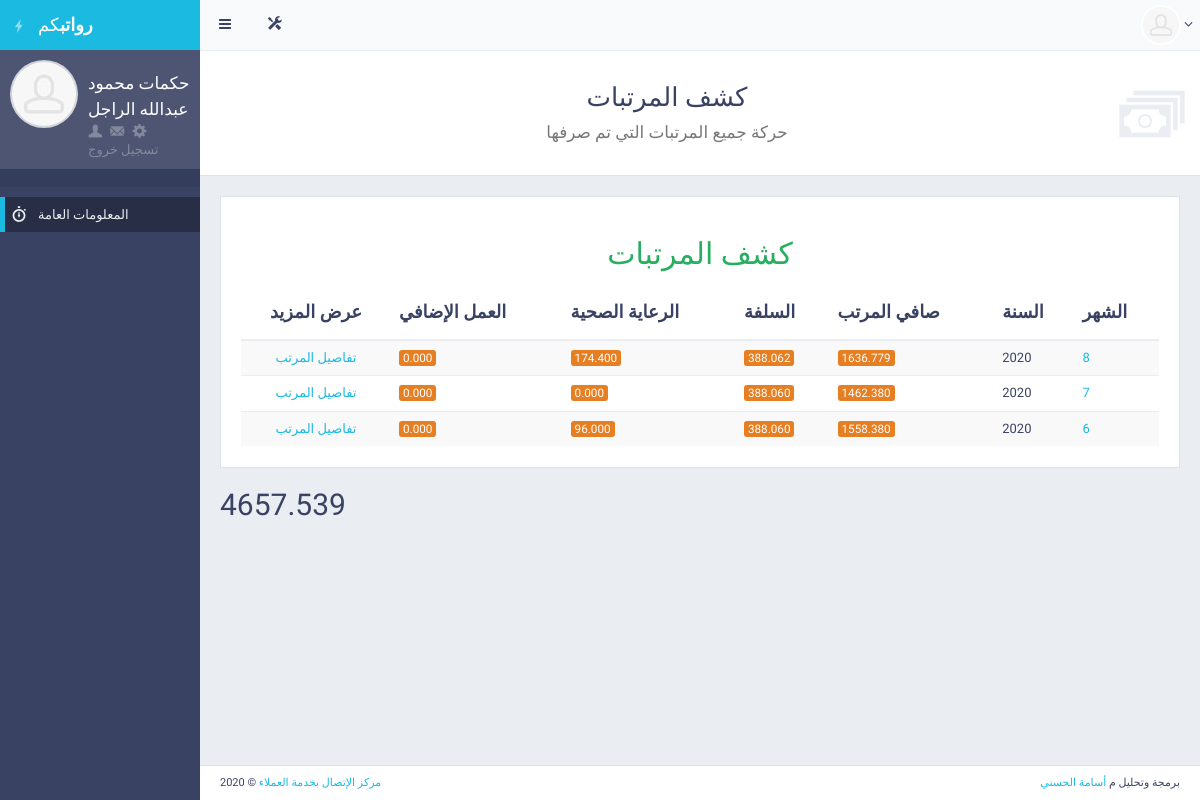
Page /views_salary/ (signed in) on the committed database.
### employee/models.py (models this page shows)
class Salary(models.Model):
    user = models.ForeignKey(User, on_delete=models.CASCADE, null=False)
    emmpname = models.CharField(max_length=250, blank=True, null=True)
    sMonth = models.IntegerField(blank=False, null=False)
    sYear = models.IntegerField(blank=False, null=False)
    base_salary = models.DecimalField(max_digits=9, decimal_places=3)
    total_salary = models.DecimalField(max_digits=9, decimal_places=3)
    total_Diesc = models.DecimalField(max_digits=9, decimal_places=3)
    net_salary = models.DecimalField(max_digits=9, decimal_places=3)
    overtime = models.DecimalField(max_digits=9, decimal_places=3)
    health_care = models.DecimalField(max_digits=9, decimal_places=3)
    solfa1 = models.DecimalField(max_digits=9, decimal_places=3)
    solfa2 = models.DecimalField(max_digits=9, decimal_places=3)

### employee/views.py (the view)
# urls.py: path('views_salary/', views.views_salary, name='views_salary'),
def views_salary(request):
    salarys_list = Salary.objects.filter(
        user=request.user).order_by('-sMonth', '-sYear')
    total_salary = 0
    for total in salarys_list:
        total_salary += total.net_salary
    page = request.GET.get('page', 1)
    paginator = Paginator(salarys_list, 4)
    try:
        salarys = paginator.page(page)
    except PageNotAnInteger:
        salarys = paginator.page(1)
    except EmptyPage:
        salarys = paginator.page(paginator.num_pages)
    return render(request, 'salary_view.html', {'salarys': salarys, 'total_salary': total_salary})

### employee/templates/salary_view.html (shortened to what this page needs)
{% extends 'master.html' %}
{% load static %}
{% block mainblock %}
<div id="page-content">
    <div class="content-header">
        <div class="header-section">
            <h1 class="text-center" dir="rtl">
                <i class="gi gi-money"></i>كشف المرتبات<br><small>حركة جميع المرتبات التي تم
                    صرفها</small>
            </h1>
        </div>
    </div>
    <div class="block">
        <div>
            <h2 class="text-center text-success">كشف المرتبات</h2>
        </div>
        <table class="table table-vcenter table-striped">
            <thead>
                <tr>
                    <th style="width: 150px;" class="text-center">عرض المزيد</th>
                    <th class="hidden-sm hidden-xs">العمل الإضافي</th>
                    <th class="hidden-sm hidden-xs">الرعاية الصحية</th>
                    <th class="hidden-sm hidden-xs">السلفة</th>
                    <th>صافي المرتب</th>
                    <th class="hidden-xs">السنة</th>
                    <th>الشهر</th>
                </tr>
            </thead>
            <tbody>
                {% for salary in salarys %}
                <tr>
                    <td class="text-center">
                        <a href="page_ready_user_profile.html">تفاصيل المرتب</a>
                    </td>
                    <td class="hidden-sm hidden-xs"><a href="javascript:void(0)"
                            class="label label-warning">{{salary.overtime}}</a>
                    </td>
                    <td class="hidden-sm hidden-xs"><a href="javascript:void(0)"
                            class="label label-warning">{{salary.health_care}}</a>
                    </td>
                    <td class="hidden-sm hidden-xs"><a href="javascript:void(0)"
                            class="label label-warning">{{salary.solfa1}}</a>
                    </td>
                    <td><a href="javascript:void(0)" class="label label-warning">{{salary.net_salary}}</a></td>
                    <td class="hidden-xs">{{salary.sYear}}</td>
                    <td><a href="{% url 'salary' salary.id %}">{{salary.sMonth}}</a></td>
                </tr>
                {% endfor %}
            </tbody>
        </table>
    </div>
    <h2>{{total_salary}}</h2>
</div>
{% endblock mainblock %}

### employee/templates/master.html (shortened to what this page needs)
{% load static %}
<!DOCTYPE html>
<html class="no-js" lang="ar">
<head>
    <link rel="stylesheet" href="{% static 'css/bootstrap.min.css' %}">
    <link rel="stylesheet" href="{% static 'css/plugins.css' %}">
    <link rel="stylesheet" href="{% static 'css/main.css' %}">
    <link rel="stylesheet" href="{% static 'css/themes.css' %}">
</head>
<body style="font-family:  'Cairo', sans-serif;">
    <div id="page-wrapper">
        <div id="page-container" class="sidebar-partial sidebar-visible-lg sidebar-no-animations">
            <div id="sidebar">
                <div id="sidebar-scroll">
                    <div class="sidebar-content">
                        <a href="/dash" class="sidebar-brand">
                            <i class="gi gi-flash"></i><span
                                class="sidebar-nav-mini-hide"><strong>رواتب</strong>كم</span>
                        </a>
                        <div class="sidebar-section sidebar-user clearfix sidebar-nav-mini-hide">
                            <div class="sidebar-user-avatar">
                                <a href="/pro">
                                    <img src="{% static 'img/placeholders/avatars/avatar2.jpg' %}" alt="avatar">
                                </a>
                            </div>
                            <div class="sidebar-user-name">{{ user.get_short_name }}</div>
                            <div class="sidebar-user-links">
                                <a href="/pro" data-toggle="tooltip" data-placement="bottom" title="Profile"><i
                                        class="gi gi-user"></i></a>
                                <a href="#" data-toggle="tooltip" data-placement="bottom" title="Messages"><i
                                        class="gi gi-envelope"></i></a>
                                <a href="javascript:void(0)" class="enable-tooltip" data-placement="bottom"
                                    title="Settings" onclick="$('#modal-user-settings').modal('show');"><i
                                        class="gi gi-cogwheel"></i></a>
                                <a href="#" onclick="$('#signOutBtn').click()" class="nav-link active ">تسجيل خروج</a>
                            </div>
                        </div>
                        <ul class="sidebar-section sidebar-themes clearfix sidebar-nav-mini-hide">
                        </ul>
                        <ul class="sidebar-nav">
                            <li>
                                <a href="/dash" class=" active"><i class="gi gi-stopwatch sidebar-nav-icon"></i><span
                                        class="sidebar-nav-mini-hide">المعلومات العامة</span></a>
                            </li>
                        </ul>
                    </div>
                </div>
            </div>
            <div id="main-container">
                <header class="navbar navbar-default">
                    <ul class="nav navbar-nav-custom">
                        <li>
                            <a href="javascript:void(0)" onclick="App.sidebar('toggle-sidebar');this.blur();">
                                <i class="fa fa-bars fa-fw"></i>
                            </a>
                        </li>
                        <li class="dropdown">
                            <a href="javascript:void(0)" class="dropdown-toggle" data-toggle="dropdown">
                                <i class="gi gi-settings"></i>
                            </a>
                        </li>
                    </ul>
                    <ul class="nav navbar-nav-custom pull-right">
                        <li class="dropdown">
                            <a href="javascript:void(0)" class="dropdown-toggle" data-toggle="dropdown">
                                <img src="{% static 'img/placeholders/avatars/avatar2.jpg' %}" alt="avatar"> <i
                                    class="fa fa-angle-down"></i>
                            </a>
                        </li>
                    </ul>
                </header>
                {%  block mainblock %}
                {% endblock mainblock %}
                <footer class="clearfix">
                    <div class="pull-right">
                        برمجة وتحليل م <a href="#" target="_blank"> أسامة الحسني</a>
                    </div>
                    <div class="pull-left">
                        <span id="year-copy"></span> &copy; <a href="#" target="_blank">مركز الإتصال بخدمة العملاء</a>
                    </div>
                </footer>
            </div>
        </div>
    </div>
</body>
</html>

### rows in the picture
Salary: overtime "0.000", health_care "174.400", solfa1 "388.062", net_salary "1636.779", sYear "2020", sMonth "8"
Salary: overtime "0.000", health_care "0.000", solfa1 "388.060", net_salary "1462.380", sYear "2020", sMonth "7"
Salary: overtime "0.000", health_care "96.000", solfa1 "388.060", net_salary "1558.380", sYear "2020", sMonth "6"

### other values in the picture
{{ user.get_short_name }} "حكمات محمود عبدالله الراجل"
{{ total_salary }} "4657.539"
